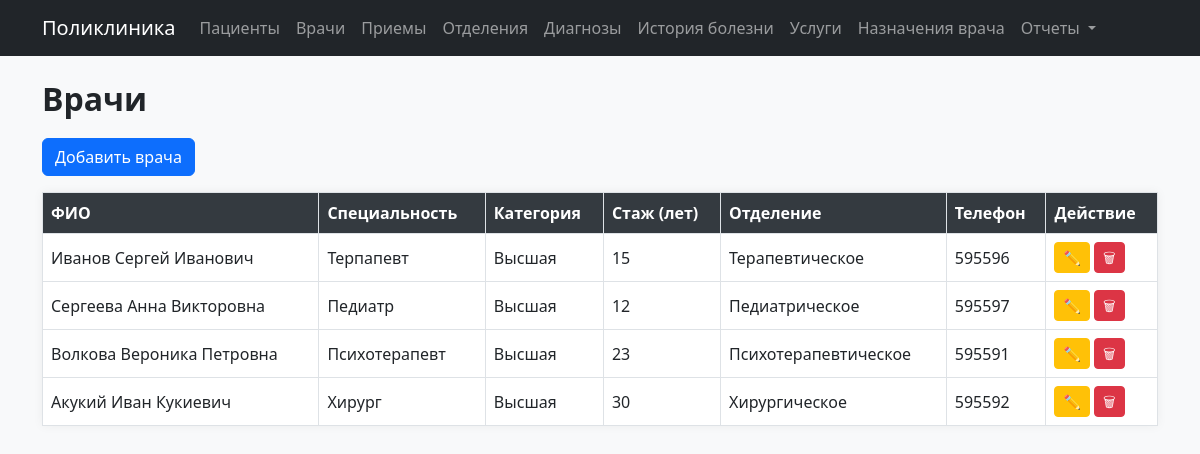
Page /doctors on the committed database.
### models.py (models this page shows)
class Doctor(db.Model):
    __tablename__ = 'doctors'
    id = db.Column(db.Integer, primary_key=True)
    full_name = db.Column(db.String(100), nullable=False)
    specialty = db.Column(db.String(100))
    experience_years = db.Column(db.Integer)
    phone = db.Column(db.String(20))
    category = db.Column(db.String(50))
    department_id = db.Column(db.Integer, db.ForeignKey('departments.id'))
    appointments = db.relationship('Appointment', backref='doctor', lazy=True)

class Department(db.Model):
    __tablename__ = 'departments'
    id = db.Column(db.Integer, primary_key=True)
    name = db.Column(db.String(100), nullable=False)
    floor = db.Column(db.Integer)
    phone = db.Column(db.String(20))
    doctors = db.relationship('Doctor', backref='department', lazy=True)

### modules/doctors.py (the view)
@doctors_bp.route('/doctors')
def list_doctors():
    doctors = Doctor.query.all()
    return render_template('doctors/list.html', doctors=doctors)

### templates/doctors/list.html
{% extends 'index.html' %}
{% block content %}
<h2>Врачи</h2>
<a href="/doctors/new" class="btn btn-primary mb-3">Добавить врача</a>
<table class="table table-bordered">
    <thead>
        <tr>
            <th>ФИО</th>
            <th>Специальность</th>
            <th>Категория</th>
            <th>Стаж (лет)</th>
            <th>Отделение</th>
            <th>Телефон</th>
            <th>Действие</th>
        </tr>
    </thead>
    <tbody>
        {% for doctor in doctors %}
        <tr>
            <td>{{ doctor.full_name }}</td>
            <td>{{ doctor.specialty }}</td>
            <td>{{ doctor.category }}</td>
            <td>{{ doctor.experience_years }}</td>
            <td>{{ doctor.department.name }}</td>
            <td>{{ doctor.phone }}</td>
            <td>
                <a href="/doctors/{{ doctor.id }}/edit" class="btn btn-sm btn-warning">✏️</a>
                <a href="/doctors/{{ doctor.id }}/delete" class="btn btn-sm btn-danger">🗑</a>
            </td>
        </tr>
        {% endfor %}
    </tbody>
</table>
{% endblock %}

### templates/index.html (shortened to what this page needs)
<!DOCTYPE html>
<html lang="ru">
<head>
    <link href="https://cdn.jsdelivr.net/npm/bootstrap@5.3.0/dist/css/bootstrap.min.css" rel="stylesheet">
    <link rel="stylesheet" href="static/style.css">
</head>
<body>
<nav class="navbar navbar-expand-lg navbar-dark bg-dark mb-4">
    <div class="container">
        <a class="navbar-brand" href="/">Поликлиника</a>
        <div class="collapse navbar-collapse" id="mainNavbar">
            <ul class="navbar-nav">
                <li class="nav-item"><a class="nav-link" href="/patients">Пациенты</a></li>
                <li class="nav-item"><a class="nav-link" href="/doctors">Врачи</a></li>
                <li class="nav-item"><a class="nav-link" href="/appointments">Приемы</a></li>
                <li class="nav-item"><a class="nav-link" href="/departments">Отделения</a></li>
                <li class="nav-item"><a class="nav-link" href="/diagnosis">Диагнозы</a></li>
                <li class="nav-item"><a class="nav-link" href="/records">История болезни</a></li>
                <li class="nav-item"><a class="nav-link" href="/services">Услуги</a></li>
                <li class="nav-item"><a class="nav-link" href="/prescriptions">Назначения врача</a></li>
                <li class="nav-item dropdown">
                    <a class="nav-link dropdown-toggle" href="#" id="navbarDarkDropdownMenuLink" role="button" data-bs-toggle="dropdown" aria-expanded="false">
                    Отчеты
                    </a>
                </li>
            </ul>
        </div>
    </div>
</nav>
<div class="container">
    {% block content %}{% endblock %}
</div>
</body>
</html>

### static/style.css (style rules this page uses)
body { background-color: #f8f9fa; font-family: 'Segoe UI', sans-serif; }
h2 { font-weight: 600; margin-bottom: 20px; }
.table { background-color: #fff; box-shadow: 0 0 10px rgba(0,0,0,0.05); }
.table th { background-color: #343a40; color: white; }
.table td, .table th { vertical-align: middle; }
.btn { font-weight: 500; }
.btn-sm { padding: 0.25rem 0.5rem; }

### rows in the picture
Doctor: full_name "Иванов Сергей Иванович", specialty "Терпапевт", category "Высшая", experience_years "15", department.name "Терапевтическое", phone "595596"
Doctor: full_name "Сергеева Анна Викторовна", specialty "Педиатр", category "Высшая", experience_years "12", department.name "Педиатрическое", phone "595597"
Doctor: full_name "Волкова Вероника Петровна", specialty "Психотерапевт", category "Высшая", experience_years "23", department.name "Психотерапевтическое", phone "595591"
Doctor: full_name "Акукий Иван Кукиевич", specialty "Хирург", category "Высшая", experience_years "30", department.name "Хирургическое", phone "595592"
